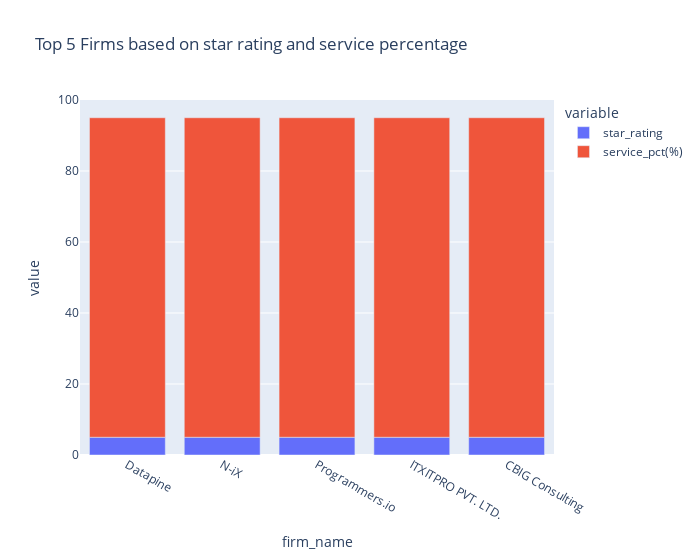

Notebook code cell kept with this figure:
### Code cell
top5_str_sev = all_df.sort_values(by=['star_rating', 'service_pct(%)'], ascending=False)[:5]
px.bar(top5_str_sev, 'firm_name', ['star_rating', 'service_pct(%)'], width=700, 
       title='Top 5 Firms based on star rating and service percentage')

### Figure 1 — Plotly figure (JSON) as saved in the notebook; plotly's stock layout.template omitted (floating-point values rounded to 4 significant figures)
{"data": [{"alignmentgroup": "True", "hovertemplate": "variable=star_rating<br>firm_name=%{x}<br>value=%{y}<extra></extra>", "legendgroup": "star_rating", "marker": {"color": "#636efa", "pattern": {"shape": ""}}, "name": "star_rating", "offsetgroup": "star_rating", "orientation": "v", "showlegend": true, "textposition": "auto", "type": "bar", "x": ["Datapine", "N-iX", "Programmers.io", "ITXITPRO PVT. LTD.", "CBIG Consulting"], "xaxis": "x", "y": [5, 5, 5, 5, 5], "yaxis": "y"}, {"alignmentgroup": "True", "hovertemplate": "variable=service_pct(%)<br>firm_name=%{x}<br>value=%{y}<extra></extra>", "legendgroup": "service_pct(%)", "marker": {"color": "#EF553B", "pattern": {"shape": ""}}, "name": "service_pct(%)", "offsetgroup": "service_pct(%)", "orientation": "v", "showlegend": true, "textposition": "auto", "type": "bar", "x": ["Datapine", "N-iX", "Programmers.io", "ITXITPRO PVT. LTD.", "CBIG Consulting"], "xaxis": "x", "y": [90, 90, 90, 90, 90], "yaxis": "y"}], "layout": {"barmode": "relative", "legend": {"title": {"text": "variable"}, "tracegroupgap": 0}, "title": {"text": "Top 5 Firms based on star rating and service percentage"}, "width": 700, "xaxis": {"anchor": "y", "domain": [0, 1], "title": {"text": "firm_name"}}, "yaxis": {"anchor": "x", "domain": [0, 1], "title": {"text": "value"}}}}
